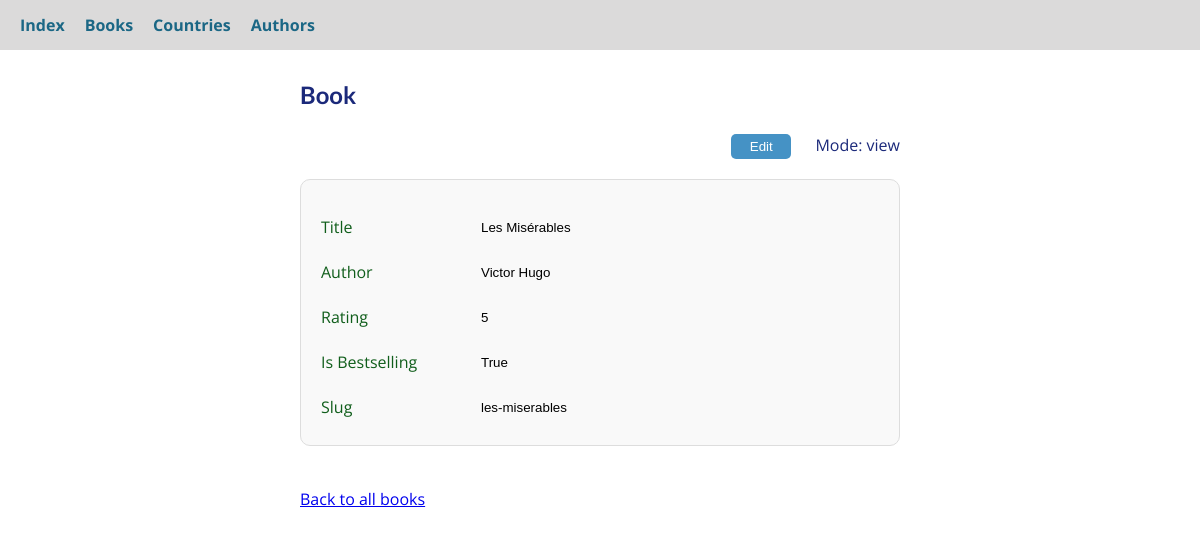
The app's page /books/les-miserables/ with its own data.
### book_store/models.py (models this page shows, shortened)
class Book(models.Model):  # extends the Model class
    title = models.CharField(max_length=50, unique=True)
    rating = models.IntegerField(validators=[MinValueValidator(1), MaxValueValidator(5)], default=0)
    author = models.ForeignKey(Author, on_delete=models.CASCADE, blank=True, null=False, related_name="books")
    is_bestselling = models.BooleanField(default=False)
    published_countries = models.ManyToManyField(Country, related_name="books", blank=True, null=False)
    slug = models.SlugField(default="", blank=True, null=False, db_index=True)

class Author(models.Model):
    class Meta:
        verbose_name_plural = "Authors"
        unique_together = ["first_name", "last_name"]
    first_name = models.CharField(max_length=50, null=True, blank=True, db_index=True)
    last_name = models.CharField(max_length=50, null=True, blank=True, db_index=True)
    country = models.ForeignKey(Country, on_delete=models.PROTECT, null=True, blank=True, db_index=True, related_name="authors")
    slug = models.SlugField(default="", blank=True, null=False, db_index=True)
    def __str__(self):
        return f"{self.first_name} {self.last_name}"

### book_store/views.py (the view, shortened to what this page needs)
# urls.py: path("books/<slug:slug>/", views.book_form, name="book_form"),
def book_form(request, slug=None):
    fields = [
        {"name": "title", "label": "Title"},
        {"name": "author", "label": "Author"},
        {"name": "rating", "label": "Rating"},
        {"name": "is_bestselling", "label": "Is Bestselling"},
        {"name": "slug", "label": "Slug"},
    ]
    data = get_object_or_404(Book, slug=slug)
    context = {"title": "Book", "fields": fields, "data": data, "mode": "view"}
    return render(request, "book_store/generic_form.html", context)

### book_store/templatetags/custom_filters.py (called while the page is built)
@register.filter
def get_item(obj, attr):
    return getattr(obj, attr)

### book_store/templates/book_store/generic_form.html (shortened to what this page needs)
{% extends "book_store/base.html" %}
{% load custom_filters %}
{% block content %}
<div class="form-section">
    <h1>{{ title }}</h1>
    <div style="text-align: right;">
        <button id="edit-toggle" style="margin-right:20px;" type="button">Edit</button>
        <span id="form-mode">Mode: {{ mode }}</span>
    </div>
    <form method="POST" action="" id="editable-form" data-mode="{{ mode }}">
        {% for field in fields %}
            <div>
                <label for="{{ field.name }}">{{ field.label }}</label>
                {% if field.is_relation %}
                    <select id="{{ field.name }}" name="{{ field.name }}" >
                        {% for choice in field.choices %}
                            <option value="{{ choice.1 }}" >
                                {{ choice }}
                            </option>
                        {% endfor %}
                    </select>
                {% else %}
                    <input type="text"
                           id="{{ field.name }}"
                           name="{{ field.name }}"
                           value="{{ data|get_item:field.name }}"
                           {% if mode == 'view' %}readonly style="border: none; background: transparent;"{% endif %}>
                {% endif %}
            </div>
        {% endfor %}
    </form>
    <br>
    <a href="{% url 'index' %}">Back to all books</a>
</div>
{% endblock content %}

### static/app.css (style rules this page uses)
* { box-sizing: border-box; }
html { font-family: 'Open Sans', 'Lato', sans-serif; }
body { margin: 80px; color: rgb(27, 41, 122); }
h1, h2, h3 { font-family: 'Lato', sans-serif; font-weight: bold; }
form { color: rgb(16, 94, 27); display: flex; flex-direction: column; margin: 20px 0; border: 1px solid #ddd; padding: 20px; border-radius: 10px; background-color: #f9f9f9; }
form>div { display: flex; align-items: center; margin-top: 10px; }
form>div>label { width: 150px; }
form>div>input, select { width: 250px; border: 1px solid #ddd; padding: 10px; border-radius: 5px; }
button { margin-top: 5px; padding: 5px; width: 60px; background-color: #4592c5; color: white; border: none; border-radius: 5px; cursor: pointer; }
.form-section { max-width: 600px; margin: 0 auto; }

### records on screen
Book: fields "Les Misérables" "Victor Hugo" "5" "True" "les-miserables"

### other values on screen
{{ title }} "Book"
{{ mode }} "view"
{{ field.label }} "Title" "Author" "Rating" "Is Bestselling" "Slug"
